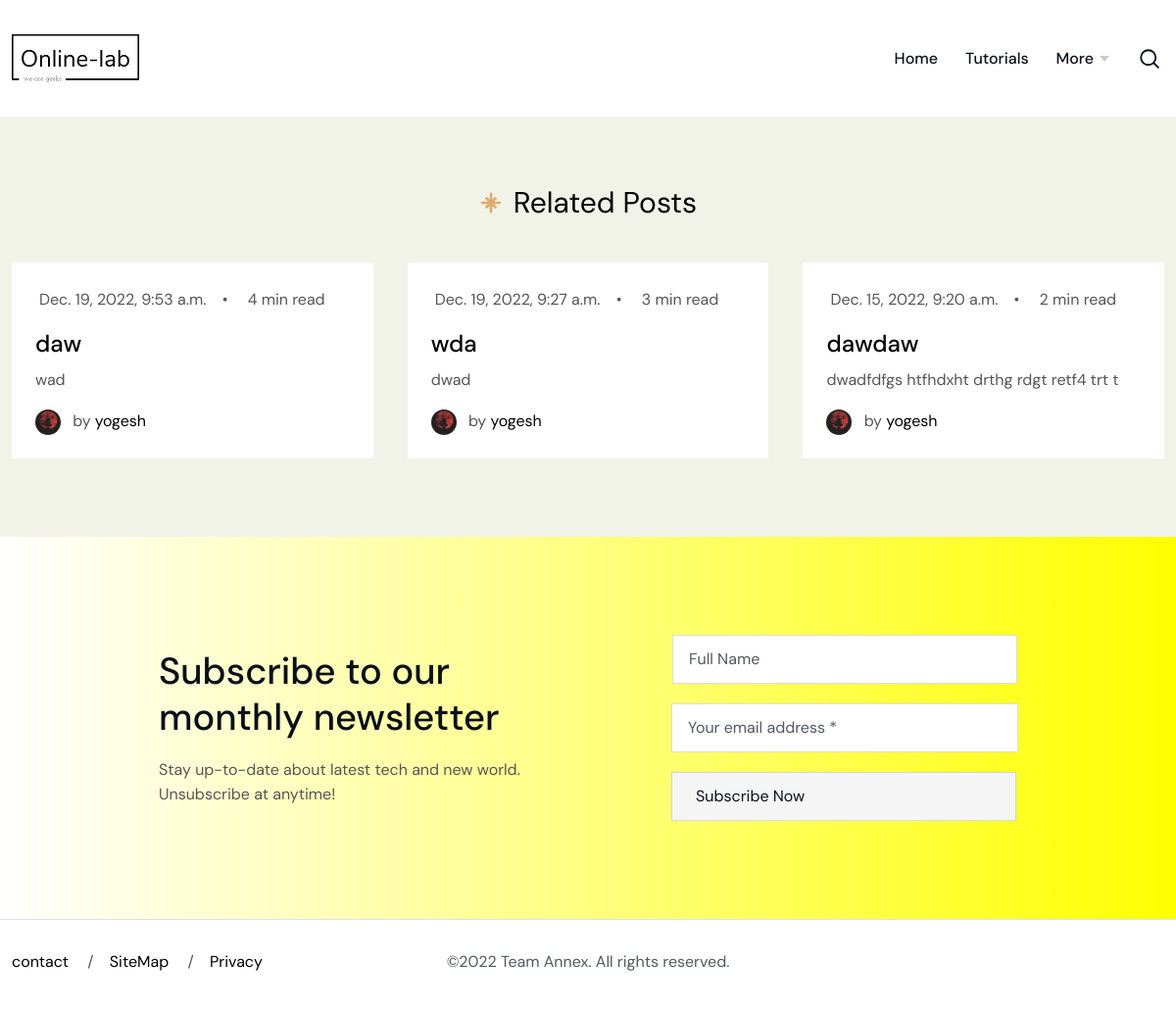
Page /blog/dwfaf on the earlier database version.
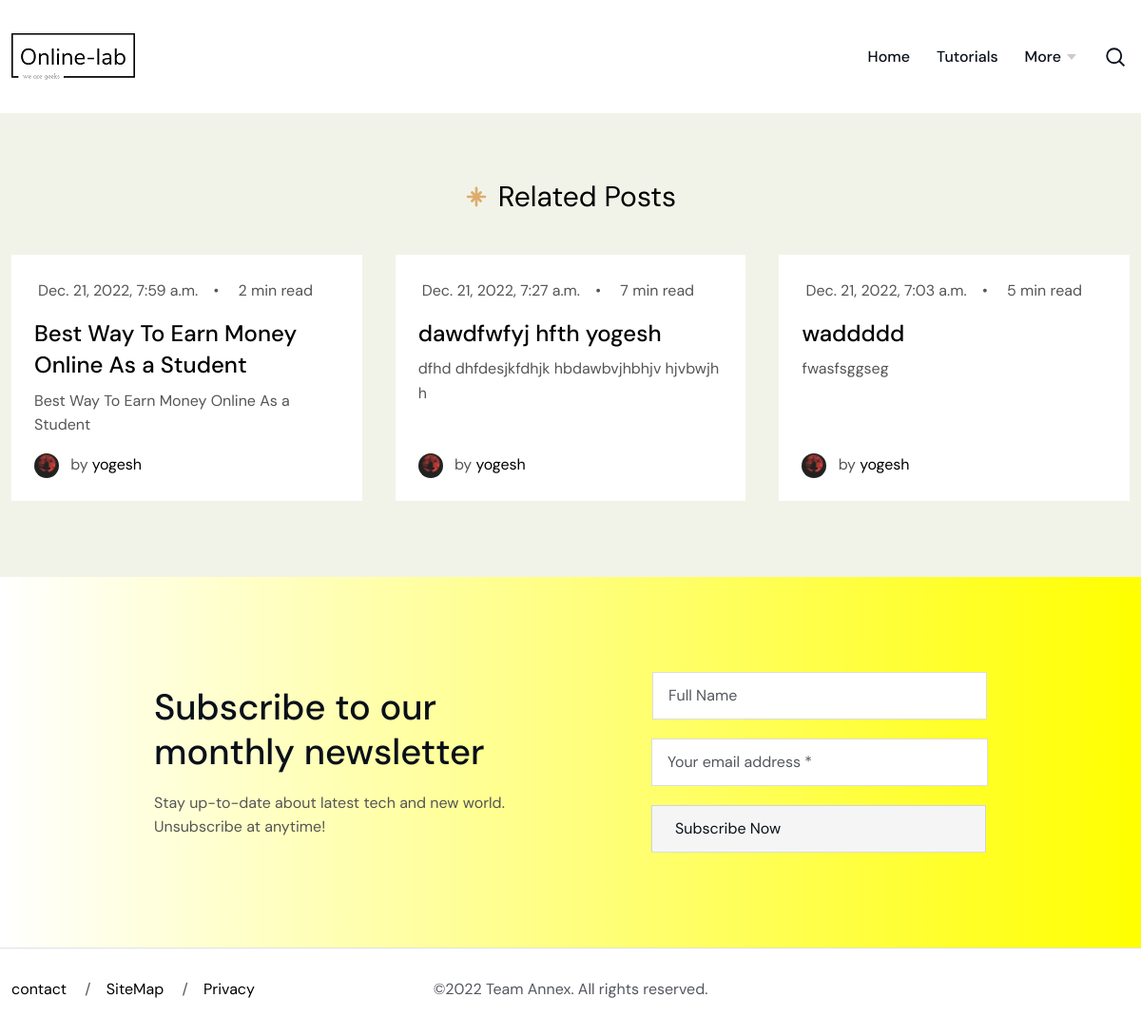
Same page on the later database version.
### news/models.py (models this page shows, shortened)
class Blog(models.Model):
      category = models.ForeignKey(BlogCategory, on_delete=models.CASCADE)
      snipit = models.CharField(max_length=200)
      title = models.CharField(max_length=250)
      img_opt = models.BooleanField()
      img = ResizedImageField(size=[1020, 660], upload_to='pics',blank=True,null=True)
      img_alt = models.CharField(max_length=250, blank=True,null=True)
      description = models.TextField()
      reading_time = models.IntegerField(default=2)
      blog_url = AutoSlugField(populate_from='title')
      author = models.ForeignKey(User, default=None, on_delete=models.CASCADE)
      title_meta = models.CharField(max_length=250)
      description_meta = models.CharField(max_length=700)
      keywords_meta = models.CharField(max_length=250)
      is_active = models.BooleanField(default=False)
      created = models.DateTimeField(auto_now_add=True)
      tags = TaggableManager()

### accounts/models.py (models this page shows, shortened)
class UserProfileInfo(models.Model):
    user = models.OneToOneField(User, on_delete=models.CASCADE, )
    skills = models.CharField(max_length=100, blank=True)
    bio = models.CharField(max_length=400, blank=True)
    profile_pic = ResizedImageField(size=[500, 500],crop=['middle', 'center'], upload_to='profile_pics')

### news/views.py (the view)
# urls.py: path('blog/<str:url>', views.Blogdetails, name='Blogdetails'),
def Blogdetails(request, url):
    blogdetail = Blog.objects.filter(blog_url=url)
    blog = Blog.objects.filter().order_by('-created')[:3]
    return render(request, 'main/blog-single.html', {'blogdata': blogdetail, 'blog': blog})

### templates/main/blog-single.html (shortened to what this page needs)
{% extends 'main/meta_base.html' %}
{% load static %}
{% static "img" as baseUrl %}
{% static "category_img" as baseUrl %}
{% block content %}
<section class="bg-body">
  <div class="container">
    <div class="section">
      <div class="row justify-content-center">
        <div class="col-lg-12">
          <div class="section-title text-center">
            <h2 class="h3 mb-0 title">Related Posts</h2>
          </div>
          <div class="row gy-5 gx-4 g-xl-5">
            {% for b in blog%}
            <div class="col-lg-4 col-md-6">
              <article class="bg-white d-flex flex-column h-100">
                <div class="p-4 pb-0">
                  <ul class="post-meta list-inline mb-3">
                    <li class="list-inline-item">
                      {{b.created}}
                    </li>
                    <li class="list-inline-item">•</li>
                    <li class="list-inline-item">
                      {{b.reading_time}} min read
                    </li>
                  </ul>
                  <div class="position-relative">
                    <h3 class="h4 post-title mb-2 line-clamp clamp-2">
                      <a class="text-link stretched-link" href="{% url 'index' %}blog/{{b.blog_url}}" title="Read more about - {{b.title}}">{{b.title}}</a>
                    </h3>
                    <p class="mb-0 line-clamp clamp-2">{{b.snipit}} </p>
                  </div>
                </div>
                <div class="post-author mt-auto p-4 pt-3">
                  <a href="{% url 'author' %}/{{b.author.id}}" class="is-hoverable" title="Read all posts of - {{b.author}}">
                    <img loading="lazy" class="w-auto rounded-circle me-2" src="{{b.author.userprofileinfo.profile_pic.url}}" alt="{{b.author}}" width="26" height="26">
                  </a> by <a href="{% url 'author' %}/{{b.author.id}}" class="text-link" title="Read all posts of - {{b.author}}">{{b.author}}</a>
                </div>
              </article>
            </div>
            {% endfor %}
          </div>
        </div>
      </div>
    </div>
  </div>
</section>
{% endblock %}

Differences in the rows shown:
removed Blog: created "Dec. 19, 2022, 9:53 a.m.", reading_time "4", title "daw", snipit "wad", author.userprofileinfo.profile_pic (picture), author "yogesh"
no longer on this page (row edited): Blog: created "Dec. 19, 2022, 9:27 a.m.", reading_time "3", title "wda", snipit "dwad", author.userprofileinfo.profile_pic (picture), author "yogesh"
no longer on this page (row edited): Blog: created "Dec. 15, 2022, 9:20 a.m.", reading_time "2", title "dawdaw", snipit "dwadfdfgs htfhdxht drthg rdgt retf4 trt t", author.userprofileinfo.profile_pic (picture), author "yogesh"
added Blog: created "Dec. 21, 2022, 7:59 a.m.", reading_time "2", title "Best Way To Earn Money Online As a Student", snipit "Best Way To Earn Money Online As a Student", author.userprofileinfo.profile_pic (picture), author "yogesh"
added Blog: created "Dec. 21, 2022, 7:27 a.m.", reading_time "7", title "dawdfwfyj hfth yogesh", snipit "dfhd dhfdesjkfdhjk hbdawbvjhbhjv hjvbwjh h", author.userprofileinfo.profile_pic (picture), author "yogesh"
added Blog: created "Dec. 21, 2022, 7:03 a.m.", reading_time "5", title "waddddd", snipit "fwasfsggseg", author.userprofileinfo.profile_pic (picture), author "yogesh"
